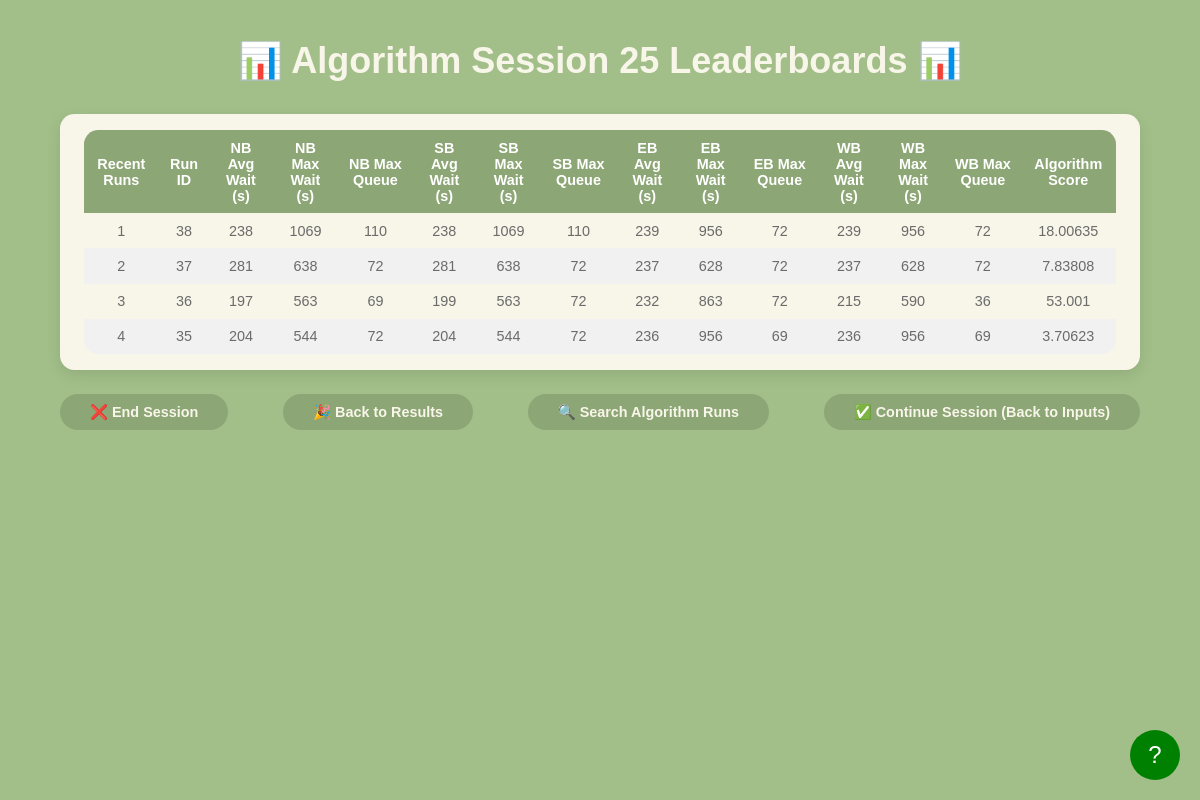
The app's page /algorithm_session_leaderboard?session_id=25 with its own data.
### models.py (models this page shows, shortened)
class AlgorithmLeaderboardResult(db.Model):
    __tablename__ = 'algorithm_leaderboard_results'
    id = db.Column(db.Integer, primary_key=True, autoincrement=True)
    run_id = db.Column(db.Integer, db.ForeignKey('configurations.run_id'), nullable=False)
    session_id = db.Column(db.Integer, db.ForeignKey('sessions.id'), nullable=False)
    avg_wait_time_north = db.Column(db.Float, nullable=False)
    max_wait_time_north = db.Column(db.Float, nullable=False)
    max_queue_length_north = db.Column(db.Integer, nullable=False)
    avg_wait_time_south = db.Column(db.Float, nullable=False)
    max_wait_time_south = db.Column(db.Float, nullable=False)
    max_queue_length_south = db.Column(db.Integer, nullable=False)
    avg_wait_time_east = db.Column(db.Float, nullable=False)
    max_wait_time_east = db.Column(db.Float, nullable=False)
    max_queue_length_east = db.Column(db.Integer, nullable=False)
    avg_wait_time_west = db.Column(db.Float, nullable=False)
    max_wait_time_west = db.Column(db.Float, nullable=False)
    max_queue_length_west = db.Column(db.Integer, nullable=False)

### app.py (the view)
@app.route('/algorithm_session_leaderboard')
def algorithm_session_leaderboard_page():
    session_id = request.args.get('session_id', type=int)
    if not session_id:
        active_session = Session.query.filter_by(active=True).order_by(Session.id.desc()).first()
        session_id = active_session.id if active_session else None
    print(session_id)
    raw_runs = get_recent_algorithm_runs(session_id) if session_id else []
    processed_runs = []
    for run in raw_runs:
        score = compute_score_4directions(
            run.run_id,
            run.session_id,
            run.avg_wait_time_north, run.max_wait_time_north, run.max_queue_length_north,
            run.avg_wait_time_south, run.max_wait_time_south, run.max_queue_length_south,
            run.avg_wait_time_east, run.max_wait_time_east, run.max_queue_length_east,
            run.avg_wait_time_west, run.max_wait_time_west, run.max_queue_length_west
        )
        processed_runs.append({
            "run_id": run.run_id,
            "nb_avg_wait": run.avg_wait_time_north,
            "nb_max_wait": run.max_wait_time_north,
            "nb_max_queue": run.max_queue_length_north,
            "sb_avg_wait": run.avg_wait_time_south,
            "sb_max_wait": run.max_wait_time_south,
            "sb_max_queue": run.max_queue_length_south,
            "eb_avg_wait": run.avg_wait_time_east,
            "eb_max_wait": run.max_wait_time_east,
            "eb_max_queue": run.max_queue_length_east,
            "wb_avg_wait": run.avg_wait_time_west,
            "wb_max_wait": run.max_wait_time_west,
            "wb_max_queue": run.max_queue_length_west,
            "score": score
        })
    return render_template('algorithm_session_leaderboard.html', runs=processed_runs, session_id=session_id)

### app.py (called while the page is built)
def get_recent_algorithm_runs(session_id):
    return AlgorithmLeaderboardResult.query \
        .filter_by(session_id=session_id) \
        .order_by(AlgorithmLeaderboardResult.id.desc()) \
        .limit(10) \
        .all()

### templates/algorithm_session_leaderboard.html (shortened to what this page needs)
<!DOCTYPE html>
<html lang="en">
<head>
    <link rel="stylesheet" href="{{ url_for('static', filename='css/algorithm_session_leaderboard.css') }}">
</head>
<body>
    <div class="header">
        <h1>📊 Algorithm Session {{ session_id }} Leaderboards 📊</h1>
    </div>
    <div class="leaderboard-container">
        <table>
            <thead>
                <tr>
                    <th>Recent Runs</th>
                    <th>Run ID</th>
                    <th>NB Avg Wait (s)</th>
                    <th>NB Max Wait (s)</th>
                    <th>NB Max Queue</th>
                    <th>SB Avg Wait (s)</th>
                    <th>SB Max Wait (s)</th>
                    <th>SB Max Queue</th>
                    <th>EB Avg Wait (s)</th>
                    <th>EB Max Wait (s)</th>
                    <th>EB Max Queue</th>
                    <th>WB Avg Wait (s)</th>
                    <th>WB Max Wait (s)</th>
                    <th>WB Max Queue</th>
                    <th>Algorithm Score</th>
                </tr>
            </thead>
            <tbody>
                {% if runs and runs|length > 0 %}
                    {% for run in runs %}
                    <tr onclick="handleRowClick(this)">
                        <td>{{ loop.index }}</td>
                        <td>{{ run.run_id }}</td>
                        <td>{{ run.nb_avg_wait|round|int }}</td>
                        <td>{{ run.nb_max_wait|round|int }}</td>
                        <td>{{ run.nb_max_queue|round|int }}</td>
                        <td>{{ run.sb_avg_wait|round|int }}</td>
                        <td>{{ run.sb_max_wait|round|int }}</td>
                        <td>{{ run.sb_max_queue|round|int }}</td>
                        <td>{{ run.eb_avg_wait|round|int }}</td>
                        <td>{{ run.eb_max_wait|round|int }}</td>
                        <td>{{ run.eb_max_queue|round|int }}</td>
                        <td>{{ run.wb_avg_wait|round|int }}</td>
                        <td>{{ run.wb_max_wait|round|int }}</td>
                        <td>{{ run.wb_max_queue|round|int }}</td>
                        <td>{{ run.score|round(5) }}</td>
                    </tr>
                    {% endfor %}
                {% else %}
                    <tr>
                        <td colspan="15">No session runs found.</td>
                    </tr>
                {% endif %}
            </tbody>
        </table>
    </div>
    <div class="nav-container">
        <a class="nav-button" id="endBtn" href="/index">❌ End Session</a>
        <a class="res-button" id="results" href="/back_to_results">🎉 Back to Results</a>
        <a class="res-button" id="searchRunsBtn" href="/search_Algorithm_Runs">🔍 Search Algorithm Runs</a>
        <a class="nav-button" id="backBtn" href="/parameters">✅ Continue Session (Back to Inputs)</a>
    </div>
    <div id="tutorial-button">?</div>
</body>
</html>

### static/css/algorithm_session_leaderboard.css (style rules this page uses)
* { margin: 0; padding: 0; box-sizing: border-box; }
html, body { width: 100%; height: 100%; overflow: hidden; }
body { background-color: #a2bf89; font-family: 'SF Pro', sans-serif; color: #6b6b6b; display: flex; flex-direction: column; align-items: center; padding: 5vh 0; }
.header { width: 90%; text-align: center; margin-bottom: 4vh; }
.header h1 { font-size: 3vw; color: #f8f5e9; font-weight: 600; }
.leaderboard-container { background-color: #f8f5e9; border-radius: 1.2vw; padding: 2vh 3vh; width: 90%; max-width: 1400px; text-align: center; box-shadow: 0px 5px 15px rgba(0, 0, 0, 0.1); }
table { width: 100%; border-collapse: collapse; border-radius: 1.2vw; overflow: hidden; }
th, td { padding: 1.2vh; text-align: center; font-size: 1.2vw; }
th { background-color: #8da676; color: white; font-weight: bold; }
tr:nth-child(even) { background-color: #f1f1f1; }
tbody tr { cursor: pointer; }
.nav-container { width: 90%; max-width: 1400px; margin-top: 3vh; display: flex; justify-content: space-between; }
.nav-container a { text-decoration: none; color: #f8f5e9; background-color: #8da676; padding: 1.2vh 2.5vw; border-radius: 2vw; font-size: 1.2vw; font-weight: 600; transition: background-color 0.3s; }
#tutorial-button { position: fixed; bottom: 20px; right: 20px; width: 50px; height: 50px; border-radius: 50%; background-color: green; color: white; text-align: center; line-height: 50px; font-size: 24px; cursor: pointer; z-index: 1000; }

### records on screen
AlgorithmLeaderboardResult: run_id "38", nb_avg_wait "238", nb_max_wait "1069", nb_max_queue "110", sb_avg_wait "238", sb_max_wait "1069", sb_max_queue "110", eb_avg_wait "239", eb_max_wait "956", eb_max_queue "72", wb_avg_wait "239", wb_max_wait "956", wb_max_queue "72", score "18.00635"
AlgorithmLeaderboardResult: run_id "37", nb_avg_wait "281", nb_max_wait "638", nb_max_queue "72", sb_avg_wait "281", sb_max_wait "638", sb_max_queue "72", eb_avg_wait "237", eb_max_wait "628", eb_max_queue "72", wb_avg_wait "237", wb_max_wait "628", wb_max_queue "72", score "7.83808"
AlgorithmLeaderboardResult: run_id "36", nb_avg_wait "197", nb_max_wait "563", nb_max_queue "69", sb_avg_wait "199", sb_max_wait "563", sb_max_queue "72", eb_avg_wait "232", eb_max_wait "863", eb_max_queue "72", wb_avg_wait "215", wb_max_wait "590", wb_max_queue "36", score "53.001"
AlgorithmLeaderboardResult: run_id "35", nb_avg_wait "204", nb_max_wait "544", nb_max_queue "72", sb_avg_wait "204", sb_max_wait "544", sb_max_queue "72", eb_avg_wait "236", eb_max_wait "956", eb_max_queue "69", wb_avg_wait "236", wb_max_wait "956", wb_max_queue "69", score "3.70623"

### other values on screen
{{ session_id }} "25"
